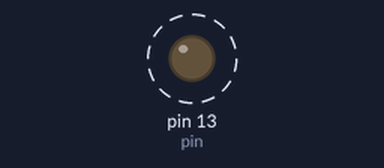
The sketch below on a simulated Arduino Uno, built with avr-gcc and run on an emulated ATmega328P. On the bench: output pins drawn as LEDs (lit = HIGH). Dashed ring = blinking.

Above: at 0.16 s.
Timing chart, 0 to 3.0 s (numbered marks = the images above):
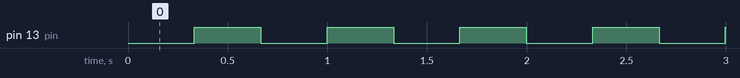

Measured:
- by itself, pin 13 (pin): alternates HIGH for 0.33 s and LOW for 0.33 s

The sketch:

freq_testing.ino
```cpp
float freq = 1.5;
int pin = 13;
// convert freq to mills
float mills = (1/freq)*1000;

void setup(){
    pinMode(pin, OUTPUT);
}

void loop(){
    digitalWrite(pin,LOW);
    delay(mills / 2.0);
    digitalWrite(pin, HIGH);
    delay(mills / 2.0);
}
```
